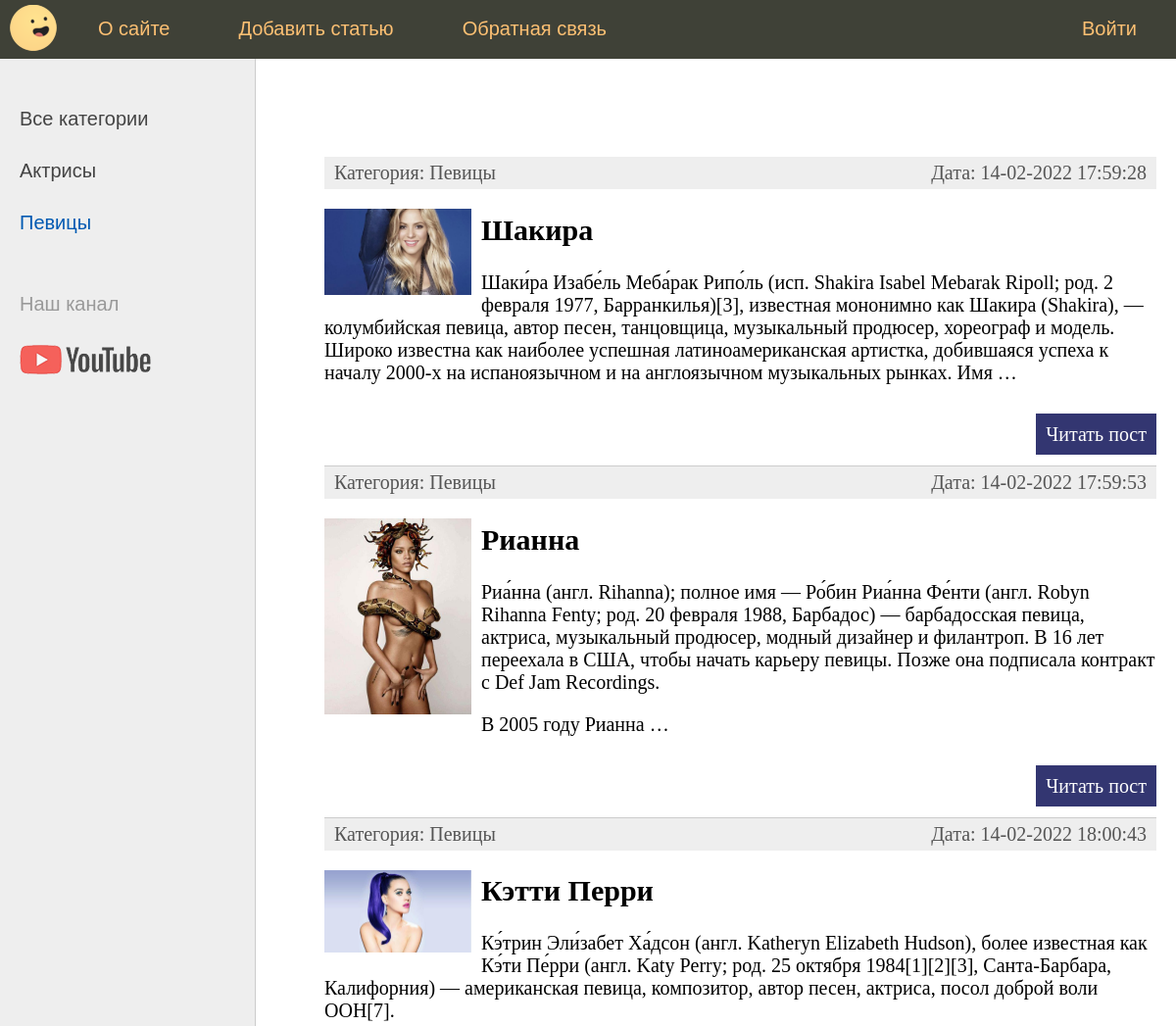
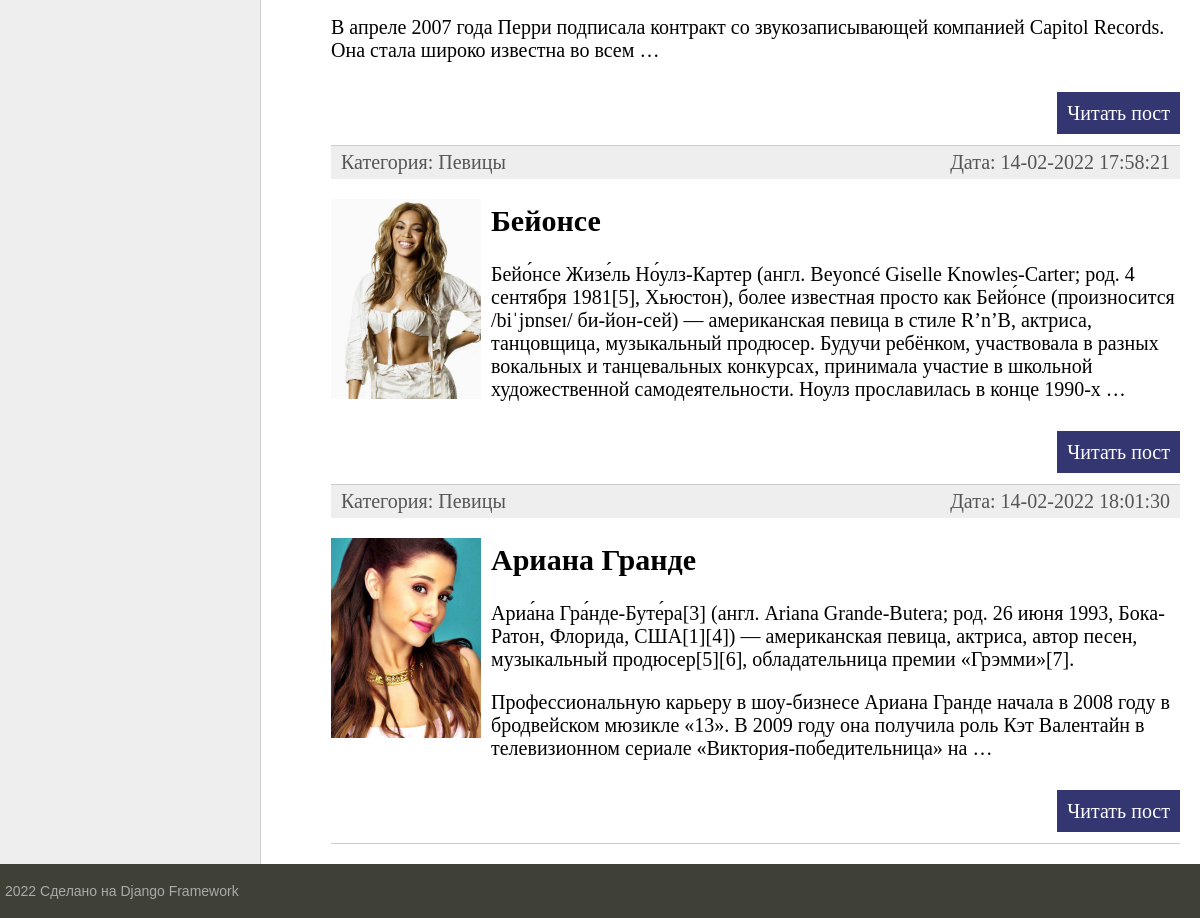
/category/pevicy, run on the app's committed database (2 pictures, top to bottom).
### women/models.py (models this page shows, shortened)
class Category(models.Model):
    name = models.CharField(max_length=100, db_index=True, verbose_name="Категория")
    slug = models.SlugField(max_length=255, unique=True, db_index=True, verbose_name="URL")
    def __str__(self):
        return self.name
    def get_absolute_url(self):
        return reverse('category', kwargs={'cat_slug': self.slug})
    class Meta:
        verbose_name = 'Категории'
        verbose_name_plural = 'Категории'
        ordering = ['id']

class Women(models.Model):
    title = models.CharField(max_length=255, verbose_name="Заголовок")
    slug = models.SlugField(max_length=255, unique=True, db_index=True, verbose_name="URL")
    content = models.TextField(blank=True, verbose_name="Текст статьи")
    photo = models.ImageField(upload_to="photos/%Y'/%m/%d/", verbose_name="Фото")
    time_create = models.DateTimeField(auto_now_add=True, verbose_name="Время создания")
    time_update = models.DateTimeField(auto_now=True, verbose_name="Время изменения")
    is_published = models.BooleanField(default=True, verbose_name="Публикация")
    cat = models.ForeignKey('Category', on_delete=models.PROTECT, verbose_name="Категория")
    def get_absolute_url(self):
        return reverse('post', kwargs={'post_slug': self.slug})
    class Meta:
        verbose_name = 'Известную женщину'
        verbose_name_plural = 'Известные женщины'
        ordering = ['-time_create', 'title']

### women/views.py (the view)
# urls.py: path('category/<slug:cat_slug>', show_category, name='category'),
def show_category(request, cat_slug):
    cats = get_object_or_404(Category, slug=cat_slug)
    context = {
        'menu': menu,
        'title': 'Отображение по рубрикам',
        'cat_selected': cats.pk,
    }
    return render(request, 'women/index.html', context=context)

### women/templatetags/women_tags.py (called while the page is built)
@register.inclusion_tag('women/list_categories.html')
def show_categories(sort=None, cat_selected=0):
    if not sort:
        cats = Category.objects.all()
    else:
        cats = Category.objects.order_by(sort)
    return {'cats': cats, "cat_selected": cat_selected}

@register.inclusion_tag('women/list_posts.html')
def show_posts(cat_selected=0):
    if not cat_selected:
        posts = Women.objects.all()
    else:
        posts = Women.objects.filter(cat_id=cat_selected)
        if len(posts) == 0:
            raise Http404()
    return {'posts': posts}

### women/templates/women/index.html
{% extends 'women/base.html' %}
{% load women_tags %}
{% block content %}
<ul class="list-articles">
    {% show_posts cat_selected %}
</ul>
{% endblock %}

### women/templates/women/list_categories.html
{% for c in cats %}
{% if c.pk == cat_selected %}
<li class="selected">{{c.name}}</li>
{% else %}
<li><a href="{{ c.get_absolute_url }}">{{c.name}}</a></li>
{% endif %}
{% endfor %}

### women/templates/women/list_posts.html (shortened to what this page needs)
{% for p in posts %}
<li>
    <div class="article-panel">
        <p class="first">Категория: {{p.cat}}</p>
        <p class="last">Дата: {{p.time_update|date:"d-m-Y H:i:s"}}</p>
    </div>
    {% if p.photo %}
    <p><img class="img-article-left thumb" src="{{p.photo.url}}" alt="Не нашел картинку :("></p>
    {% endif %}
    <h2>{{p.title}}</h2>
    <p>
        {% autoescape on %}
        {{p.content|linebreaks|truncatewords:50}}
        {% endautoescape %}
    </p>
    <p class="link-read-post"><a href="{{ p.get_absolute_url }}">Читать пост</a></p>
</li>
{% endfor %}

### women/static/women/css/styles.css (style rules this page uses)
html, body { font-family: 'Arial'; margin: 0; padding: 0; height: 100%; width: 100%; color: #444; }
a { color: #0059b2; text-decoration: none; }
img { max-width: 600px; height: auto; }
img.img-article-left { max-width: 300px; height: auto; float: left; padding: 0 10px 10px 0; }
img.img-article-left.thumb { max-width: 150px; height: auto; }
p.link-read-post { text-align: right; }
p.link-read-post a { padding: 10px; min-width: 100px; background: #333671; color: #fff; text-decoration: none; }
div.article-panel { background: #eee; padding: 5px 10px 5px 10px; box-sizing: border-box; overflow: hidden; color: #555; }
div.article-panel p.first { margin: 0; float: left; }
div.article-panel p.last { margin: 0; float: right; }
ul.list-articles { list-style: none; margin: 0; padding: 0; }
ul.list-articles li { border-bottom: 1px solid #ccc; }
.left-chapters ul li { margin: 30px 0 0 0; color: #999; }
.left-chapters ul li.selected { color: #0059b2; }
.left-chapters ul li a { color: #444; text-decoration: none; }

### data on the page
Category: name "Актрисы"
Category: name "Певицы"
Women: cat "Певицы", time_update "14-02-2022 17:59:28", photo (picture), title "Шакира", content "Шаки́ра Изабе́ль Меба́рак Рипо́ль (исп. Shakira Isabel Mebarak Ripoll; род. 2 февраля 1977, Барранкилья)[3], известная мононимно как Шакира (Shakira), — колумбийская певица, автор песен, танцовщица, музыкальный продюсер, хореограф и модель. Широко известна как наиболее успешная латиноамериканская артистка, добившаяся успеха к началу 2000-х на испаноязычном и на англоязычном музыкальных рынках. Имя …"
Women: cat "Певицы", time_update "14-02-2022 17:59:53", photo (picture), title "Рианна", content "Риа́нна (англ. Rihanna); полное имя — Ро́бин Риа́нна Фе́нти (англ. Robyn Rihanna Fenty; род. 20 февраля 1988, Барбадос) — барбадосская певица, актриса, музыкальный продюсер, модный дизайнер и филантроп. В 16 лет переехала в США, чтобы начать карьеру певицы. Позже она подписала контракт с Def Jam Recordings. В 2005 году Рианна …"
Women: cat "Певицы", time_update "14-02-2022 18:00:43", photo (picture), title "Кэтти Перри", content "Кэ́трин Эли́забет Ха́дсон (англ. Katheryn Elizabeth Hudson), более известная как Кэ́ти Пе́рри (англ. Katy Perry; род. 25 октября 1984[1][2][3], Санта-Барбара, Калифорния) — американская певица, композитор, автор песен, актриса, посол доброй воли ООН[7]. В апреле 2007 года Перри подписала контракт со звукозаписывающей компанией Capitol Records. Она стала широко известна во всем …"
Women: cat "Певицы", time_update "14-02-2022 17:58:21", photo (picture), title "Бейонсе", content "Бейо́нсе Жизе́ль Но́улз-Картер (англ. Beyoncé Giselle Knowles-Carter; род. 4 сентября 1981[5], Хьюстон), более известная просто как Бейо́нсе (произносится /biˈjɒnseɪ/ би-йон-сей) — американская певица в стиле R’n’B, актриса, танцовщица, музыкальный продюсер. Будучи ребёнком, участвовала в разных вокальных и танцевальных конкурсах, принимала участие в школьной художественной самодеятельности. Ноулз прославилась в конце 1990-х …"
Women: cat "Певицы", time_update "14-02-2022 18:01:30", photo (picture), title "Ариана Гранде", content "Ариа́на Гра́нде-Буте́ра[3] (англ. Ariana Grande-Butera; род. 26 июня 1993, Бока-Ратон, Флорида, США[1][4]) — американская певица, актриса, автор песен, музыкальный продюсер[5][6], обладательница премии «Грэмми»[7]. Профессиональную карьеру в шоу-бизнесе Ариана Гранде начала в 2008 году в бродвейском мюзикле «13». В 2009 году она получила роль Кэт Валентайн в телевизионном сериале «Виктория-победительница» на …"

### other printed values
{{ m.title }} "О сайте" "Добавить статью" "Обратная связь"
{{ m.title }} "Войти"
